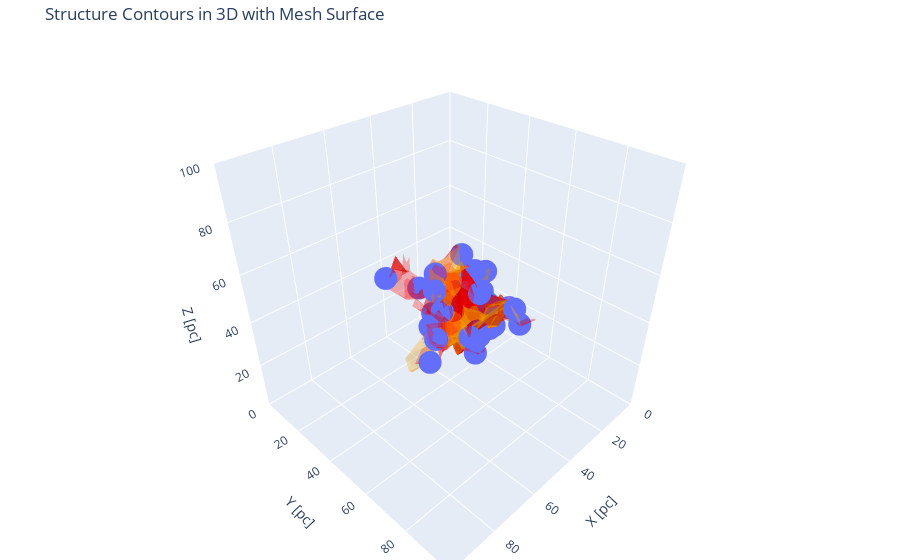

Source (notebook cell):
### Code cell
# plot by plotly

fig = px.scatter_3d(peak, x='x_peak', y='y_peak', z='z_peak')

# Leaf structures
for i, leaf_structure_index in enumerate(leaf_indices):
    leaf_structure = dendro[leaf_structure_index]
    leaf_mask = leaf_structure.get_mask()
    leaf_mask_indices = np.where(leaf_mask)
    mesh_leaf = go.Mesh3d(x=leaf_mask_indices[0] * hx, 
                          y=leaf_mask_indices[1] * hy, 
                          z=leaf_mask_indices[2] * hz, 
                          opacity=0.3,
                          color='red',
                          name=f'Leaf {i + 1} - Surface')
    fig.add_trace(mesh_leaf)

# Branch structures
for j, branch_structure_index in enumerate(branch_indices):
    branch_structure = dendro[branch_structure_index]
    branch_mask = branch_structure.get_mask()
    branch_mask_indices = np.where(branch_mask)
    mesh_branch = go.Mesh3d(x=branch_mask_indices[0] * hx, 
                            y=branch_mask_indices[1] * hy, 
                            z=branch_mask_indices[2] * hz,
                            opacity=0.3, 
                            color='orange',
                            name=f'Branch {j + 1} - Surface')
    fig.add_trace(mesh_branch)

fig.update_layout(
    scene=dict(
        xaxis=dict(title='X [pc]', range=[0, 100]),
        yaxis=dict(title='Y [pc]', range=[0, 100]),
        zaxis=dict(title='Z [pc]', range=[0, 100]),
        aspectratio=dict(x=1, y=1, z=1)
    ),
    title='Structure Contours in 3D with Mesh Surface',
    margin=dict(l=0, r=0, b=0, t=40),
    showlegend=True)
